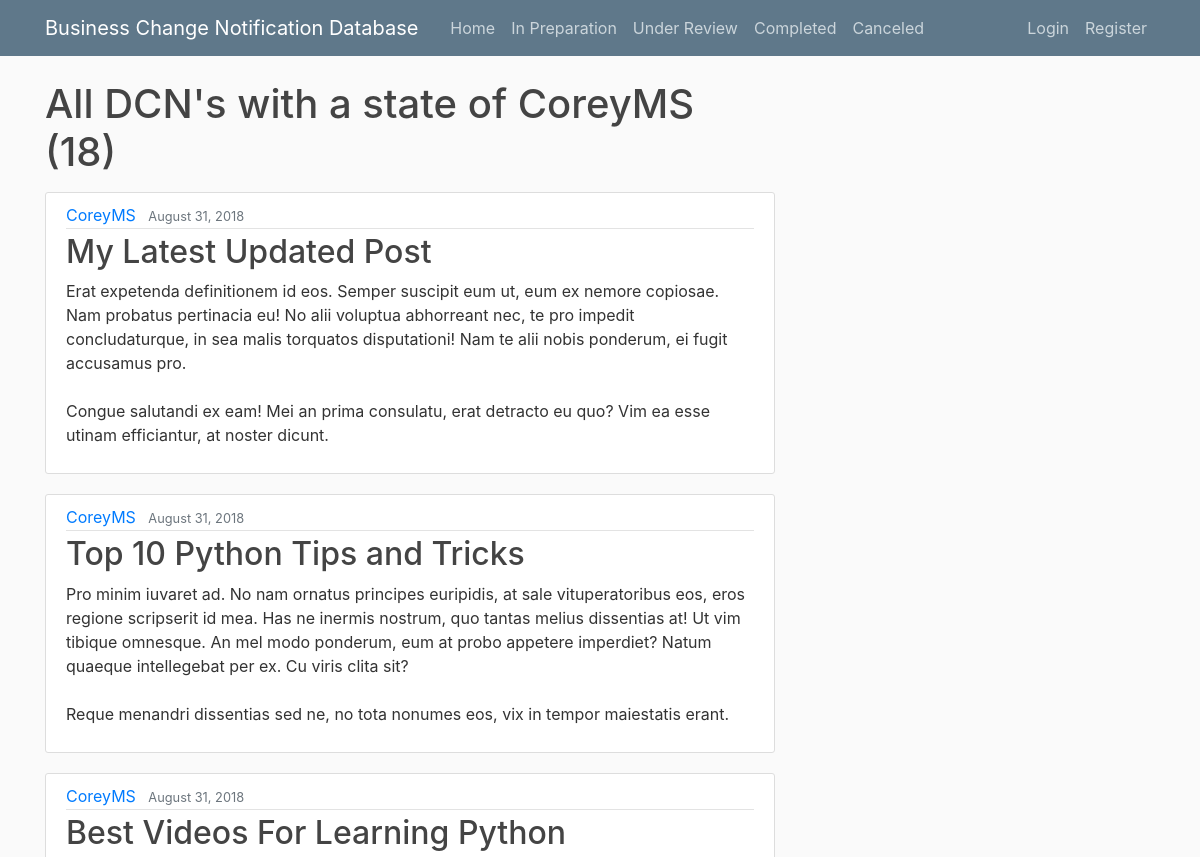
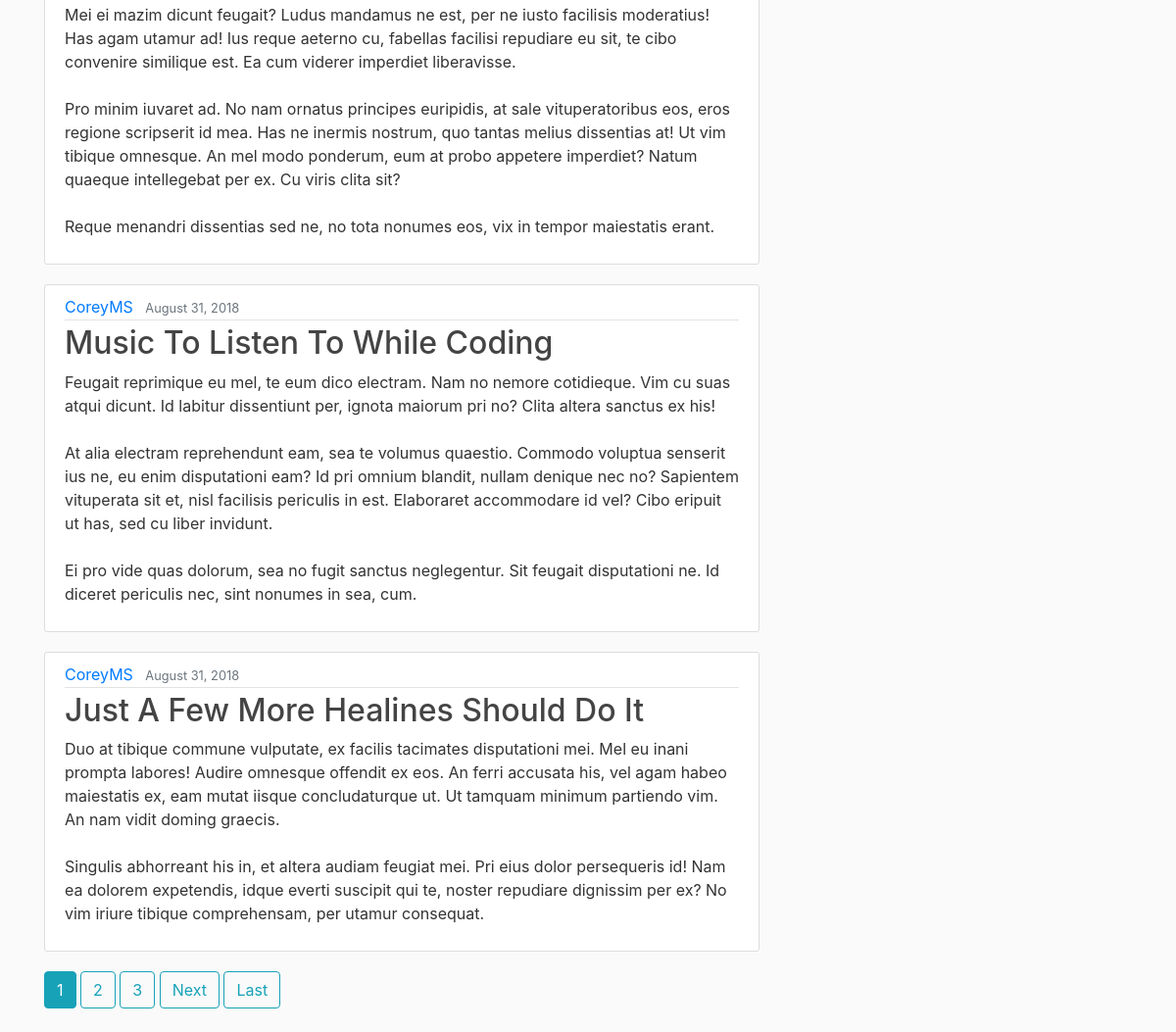
Before: /user/CoreyMS with the older database file (2 pictures, top to bottom).
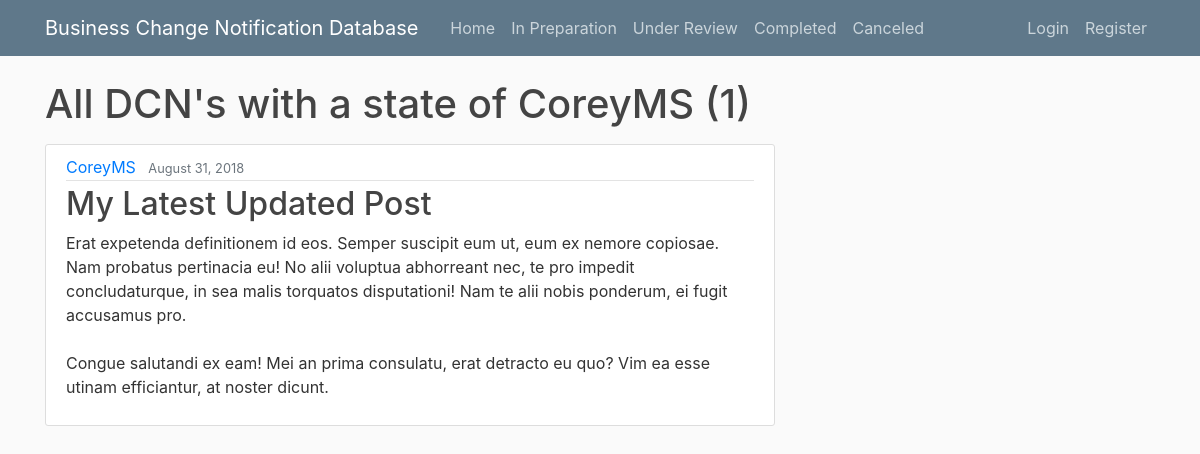
After: the same page with the newer database file.
### blog/models.py (models this page shows, shortened)
class Post(models.Model):
    title = models.CharField(max_length=100, default="")
    content = models.TextField(default="")
    date_posted = models.DateTimeField(default=timezone.now)
    author = models.ForeignKey(User, on_delete=models.CASCADE)
    dcn_number = models.CharField(max_length=100, verbose_name='DCN number')
    state = models.CharField(max_length=100, default="")
    category_of_change = models.CharField(max_length=100, default="")
    description_of_change = models.TextField(default="enter description of change")
    reason_of_change = models.TextField(default="enter reason of change")
    closes_dcr = models.BooleanField(default=False)
    priority = models.CharField(max_length=7, choices=PRIORITY_CHOICES, default='1_week')

### blog/views.py (the view)
# urls.py: path('user/<str:username>', UserPostListView.as_view(), name='user-posts'),
class UserPostListView(ListView):
    model = Post
    template_name = 'blog/user_posts.html'  # <app>/<model>_<viewtype>.html
    context_object_name = 'posts'
    paginate_by = 5
    def get_queryset(self):
        user = get_object_or_404(User, username=self.kwargs.get('username'))
        return Post.objects.filter(author=user).order_by('-date_posted')

### blog/templates/blog/user_posts.html (shortened to what this page needs)
{% extends "blog/base.html" %}
{% block content %}
<h1 class="mb-3">All DCN's with a state of {{ view.kwargs.username }} ({{ page_obj.paginator.count }})</h1>
{% for post in posts %}
<article class="media content-section">
    <div class="media-body">
        <div class="article-metadata">
            <a class="mr-2" href="{% url 'user-posts' post.author.username %}">{{ post.author }}</a>
            <small class="text-muted">{{ post.date_posted|date:"F d, Y" }}</small>
        </div>
        <h2><a class="article-title" href="{% url 'post-detail' post.id %}">{{ post.title }}</a></h2>
        <p class="article-content">{{ post.content }}</p>
    </div>
</article>
{% endfor %}
{% if is_paginated %}
{% for num in page_obj.paginator.page_range %}
{% if page_obj.number == num %}
<a class="btn btn-info mb-4" href="?page={{ num }}">{{ num }}</a>
{% elif num > page_obj.number|add:'-3' and num < page_obj.number|add:'3' %}
<a class="btn btn-outline-info mb-4" href="?page={{ num }}">{{ num }}</a>
{% endif %}
{% endfor %}
{% if page_obj.has_next %}
<a class="btn btn-outline-info mb-4" href="?page={{ page_obj.next_page_number }}">Next</a>
<a class="btn btn-outline-info mb-4" href="?page={{ page_obj.paginator.num_pages }}">Last</a>
{% endif %}
{% endif %}
{% endblock content %}

Changed rows visible on the page:
removed Post: author "CoreyMS", date_posted "August 31, 2018", title "Top 10 Python Tips and Tricks", content "Pro minim iuvaret ad. No nam ornatus principes euripidis, at sale vituperatoribus eos, eros regione scripserit id mea. Has ne inermis nostrum, quo tantas melius dissentias at! Ut vim tibique omnesque. An mel modo ponderum, eum at probo appetere imperdiet? Natum quaeque intellegebat per ex. Cu viris clita sit? Reque menandri dissentias sed ne, no tota nonumes eos, vix in tempor maiestatis erant."
removed Post: author "CoreyMS", date_posted "August 31, 2018", title "Best Videos For Learning Python", content "Mei ei mazim dicunt feugait? Ludus mandamus ne est, per ne iusto facilisis moderatius! Has agam utamur ad! Ius reque aeterno cu, fabellas facilisi repudiare eu sit, te cibo convenire similique est. Ea cum viderer imperdiet liberavisse. Pro minim iuvaret ad. No nam ornatus principes euripidis, at sale vituperatoribus eos, eros regione scripserit id mea. Has ne inermis nostrum, quo tantas melius dissentias at! Ut vim tibique omnesque. An mel modo ponderum, eum at probo appetere imperdiet? Natum quaeque intellegebat per ex. Cu viris clita sit? Reque menandri dissentias sed ne, no tota nonumes eos, vix in tempor maiestatis erant."
removed Post: author "CoreyMS", date_posted "August 31, 2018", title "Music To Listen To While Coding", content "Feugait reprimique eu mel, te eum dico electram. Nam no nemore cotidieque. Vim cu suas atqui dicunt. Id labitur dissentiunt per, ignota maiorum pri no? Clita altera sanctus ex his! At alia electram reprehendunt eam, sea te volumus quaestio. Commodo voluptua senserit ius ne, eu enim disputationi eam? Id pri omnium blandit, nullam denique nec no? Sapientem vituperata sit et, nisl facilisis periculis in est. Elaboraret accommodare id vel? Cibo eripuit ut has, sed cu liber invidunt. Ei pro vide quas dolorum, sea no fugit sanctus neglegentur. Sit feugait disputationi ne. Id diceret periculis nec, sint nonumes in sea, cum."
removed Post: author "CoreyMS", date_posted "August 31, 2018", title "Just A Few More Healines Should Do It", content "Duo at tibique commune vulputate, ex facilis tacimates disputationi mei. Mel eu inani prompta labores! Audire omnesque offendit ex eos. An ferri accusata his, vel agam habeo maiestatis ex, eam mutat iisque concludaturque ut. Ut tamquam minimum partiendo vim. An nam vidit doming graecis. Singulis abhorreant his in, et altera audiam feugiat mei. Pri eius dolor persequeris id! Nam ea dolorem expetendis, idque everti suscipit qui te, noster repudiare dignissim per ex? No vim iriure tibique comprehensam, per utamur consequat."
Other visible differences:
{{ page_obj.paginator.count }}: "18" → "1"
list line gone: "1"
list line gone: "2"
list line gone: "3"
text no longer shown: "Next Last"
